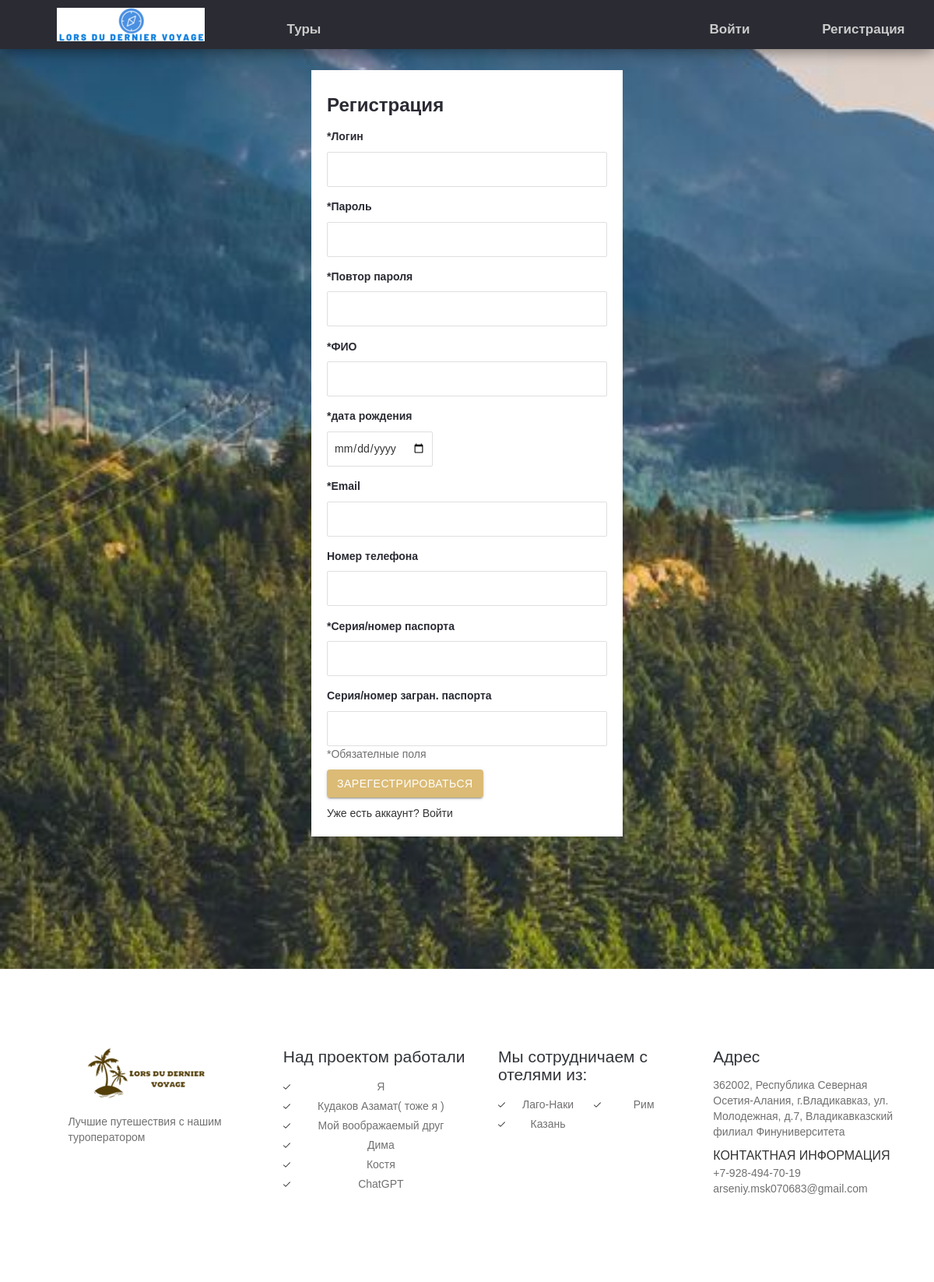
Screenshot of /register/ with the database file from the repository.
### tours/models.py (models this page shows, shortened)
class Hotels(models.Model):
    name = models.CharField(max_length=255, verbose_name='Название')
    slug = models.SlugField(max_length=255, verbose_name='slug')
    description = models.TextField(verbose_name='Описание')
    contact_info = models.CharField(max_length=100, verbose_name='Контактная информация')
    city = models.CharField(max_length=50, verbose_name='Город')
    rating = models.FloatField(validators=[min_valid], verbose_name='Рейтинг')
    food = models.CharField(max_length=50, verbose_name='Питание')
    main_image = models.ImageField(upload_to=hotel_main_photo_location, verbose_name='Изображение', blank=True)
    def get_absolute_url(self):
        return reverse('hotel_details', kwargs={'hotel_slug': self.slug})
    def __str__(self):
        return self.name
    class Meta:
        ordering = ['name']
        verbose_name = 'Отель'
        verbose_name_plural = 'Отели'

### tours/views.py (the view)
# urls.py: path('register/', register, name='register'),
@csrf_exempt
def register(request):
    if request.method == 'POST':
        form = RegisterUserForm(request.POST)
        client_form = RegisterClientForm(request.POST)
        if form.is_valid() and client_form.is_valid():
            user = form.save()
            client = client_form.save(commit=False)
            client.user = user
            client.save()
    else:
        form = RegisterUserForm()
        client_form = RegisterClientForm()
    context = {
        'cities': Hotels.objects.all()[:6],
        'user': form,
        'client': client_form,
        'section_type': 'reg_sec',
        'title': 'Регистрация'
    }
    print(context)
    return render(request, 'tours/register.html', context=context)

### tours/forms.py
class RegisterUserForm(forms.ModelForm):
    username = forms.CharField(label='*Логин')
    password1 = forms.CharField(label='*Пароль', widget=PasswordInput)
    password2 = forms.CharField(label='*Повтор пароля', widget=PasswordInput)
    class Meta:
        model = User
        fields = ('username', 'password1', 'password2')

class RegisterClientForm(forms.ModelForm):
    FIO = forms.CharField(label='*ФИО')
    birthday = forms.DateField(label='*дата рождения',
                               widget=forms.DateInput(attrs={'style': 'width : fit-content', 'type': 'date'}),
                               validators=[date_valid_revers])
    email = forms.EmailField(label='*Email')
    phone = forms.CharField(label="Номер телефона", required=False)
    passport_series_number = forms.CharField(label='*Серия/номер паспорта')
    inter_passport_series_number = forms.CharField(label='Серия/номер загран. паспорта', required=False)
    class Meta:
        model = Clients
        fields = ('FIO', 'birthday', 'email', 'phone', 'passport_series_number', 'inter_passport_series_number',)

### templates/tours/register.html (shortened to what this page needs)
{% extends 'tours/base.html' %}
{% load static %}
{% block content %}
<div id="modal2">
			<div class="log-in-pop">
				<div class="log-in-pop-right">
					<h4>Регистрация</h4>
					<form class="s12" method="post">
                        {% for f in user %}
                            <div>
                                <h5>{{ f.label }}</h5>
                                <div class="input-field s12">
                                    {{ f }}
                                </div>
                            </div>
                        {% endfor %}
                        {% for f in client %}
                            <div>
                                <h5>{{ f.label }}</h5>
    							<div class="input-field s12">
                                    {{ f }}
                                </div>
                            </div>
                        {% endfor %}
						<p>*Обязателные поля</p>
						<div>
							<div class="input-field s4">
								<button type="submit" class="btn waves-effect waves-light">Зарегестрироваться</button>
						</div>
						<div>
							<div class="input-field s12"> <a href="{% url 'login' %}">Уже есть аккаунт? Войти</a> </div>
						</div>
					</form>
				</div>
			</div>
		</div>
{% endblock %}

### templates/tours/base.html (shortened to what this page needs)
{% load static %}
<!DOCTYPE html>
<html lang="en">
<head>
	<link rel="stylesheet" href="{% static 'css/font-awesome.min.css' %}">
	<link href="{% static 'css/materialize.css' %}" rel="stylesheet">
	<link href="{% static 'css/style.css' %}" rel="stylesheet">
	<link href="{% static 'css/bootstrap.css' %}" rel="stylesheet" type="text/css" />
</head>
<body>
	<section class="{{ section_type }}">
		<div class="menu-section">
			<div class="container">
				<div class="row">
					<div class="logo">
						<a href="{% url 'index' %}"><img src="{% static 'images/logo3.png' %}" alt="" />
						</a>
					</div>
					<div class="menu-bar">
						<ul class="left">
							<li class="left-li"><a href="{% url 'tours' ordering='name'%}">Туры</a></li>
						</ul>
						<ul style="text-align: right;">
							{% if user.is_authenticated %}
								<li><a href="{% url 'profile' user_id=user.id%}">Мой профиль</a>
								<li><a href="{% url 'logout' %}">Выйти</a></li>
							{% else %}
								<li><a href="{% url 'login' %}">Войти</a></li>
								<li><a href="{% url 'register' %}">Регистрация</a></li>
							{% endif %}
						</ul>
					</div>
				</div>
			</div>
		</div>
        {% block content %}
        {% endblock content %}
	</section>
	<footer class="site-footer clearfix">
	<div class="sidebar-container">
		<div class="sidebar-inner">
			<div class="widget-area clearfix">
				<div class="widget widget_azh_widget">
					<div>
						<div class="container">
							<div class="row">
								<div class="col-sm-12 col-md-3 foot-logo"> <img src="{% static 'images/logo1.png' %}" alt="logo">
									<p class="hasimg">Лучшие путешествия с нашим туроператором</p>
								</div>
								<div class="col-sm-12 col-md-3">
									<h4>Над проектом работали</h4>
									<ul class="one-column">
										<li>Я</li>
										<li>Кудаков Азамат( тоже я )</li>
										<li>Мой воображаемый друг</li>
										<li>Дима</li>
										<li>Костя</li>
                                        <li>ChatGPT</li>
									</ul>
								</div>
								<div class="col-sm-12 col-md-3">
									<h4>Мы сотрудничаем с отелями из:</h4>
									<ul class="two-columns">
										{% for tour in cities %}
											<li><a href="{{ tour.get_absolute_url }}">{{ tour.city }}</a>
											</li>
										{% endfor %}
									</ul>
								</div>
								<div class="col-sm-12 col-md-3">
									<h4>Адрес</h4>
									<p>362002, Республика Северная Осетия-Алания, г.Владикавказ, ул. Молодежная, д.7, Владикавказский филиал Финуниверситета</p>
									<p> <span class="foot-phone">Контактная информация</span> <span>+7-928-494-70-19</span>
									<span>arseniy.msk070683@gmail.com</span> </p>
								</div>
							</div>
						</div>
					</div>
				</div>
			</div>
		</div>
	</div>
</footer>
</body>
</html>

### templates/tours/register.html (style rules this page uses)
h5 { display: block; font-size: 14px; margin-block-start: 1.3em; margin-block-end: 0.8em; margin-inline-start: 0px; margin-inline-end: 0px; font-weight: bold; }
.log-in-pop { position: relative; overflow: hidden; background: #fff; width: 25%; min-width: 400px; margin: 0 auto; margin-top: 5%; }
.log-in-pop-right { float: left; padding: 20px; padding-top: 0px; width: 100%; }

### rows the page displays
Hotels: city "Лаго-Наки"
Hotels: city "Рим"
Hotels: city "Казань"

### other values shown
{{ f.label }} "*Логин" "*Пароль" "*Повтор пароля"
{{ f.label }} "*ФИО" "*дата рождения" "*Email" "Номер телефона" "*Серия/номер паспорта" "Серия/номер загран. паспорта"
